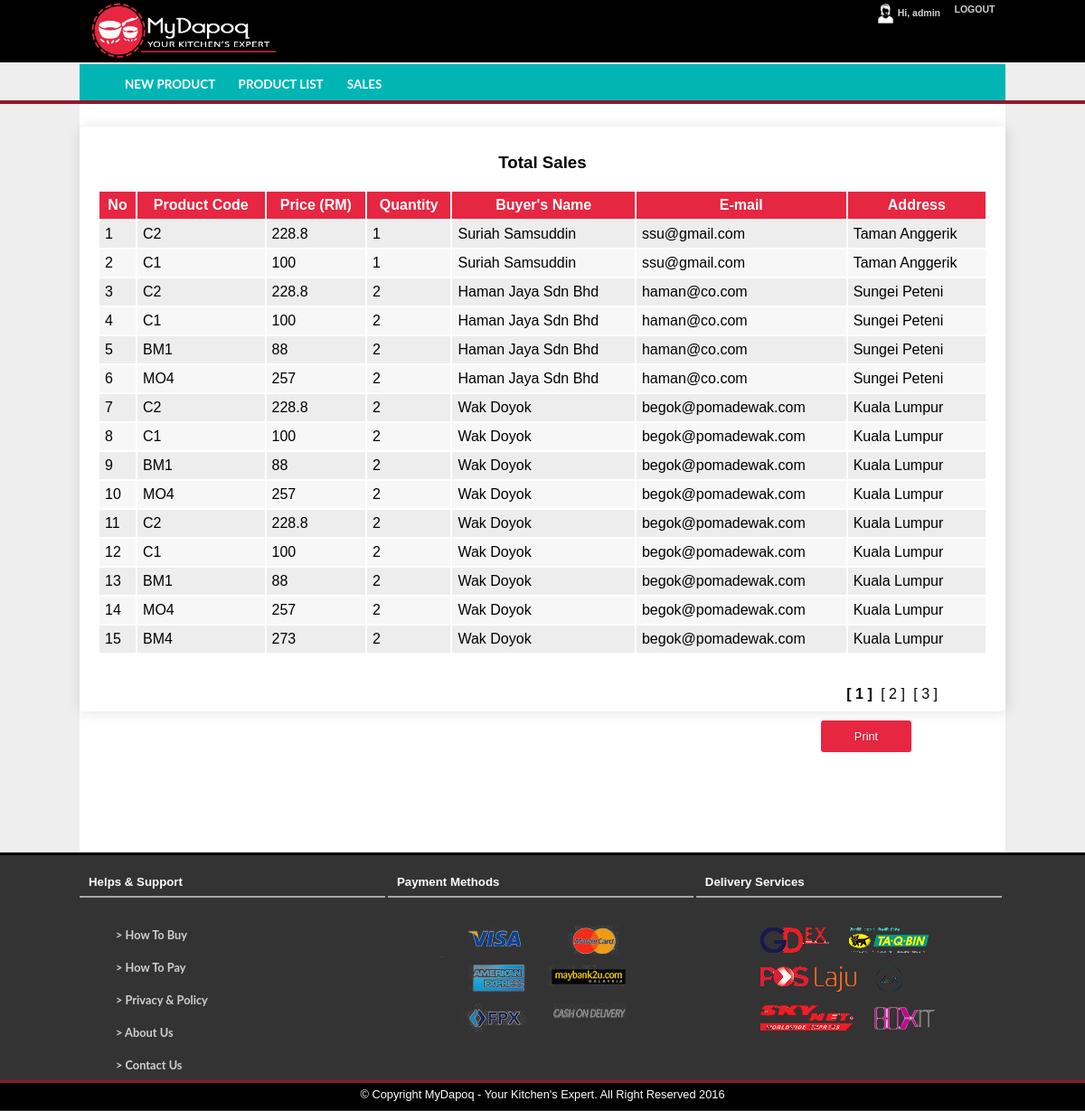
Page /sales.php (signed in) on the committed database.
### tables this page shows
CREATE TABLE IF NOT EXISTS `sales` (
  `id` int(11) NOT NULL,
  `id_customers` int(11) NOT NULL,
  `product_code` varchar(10) NOT NULL,
  `product_price` double NOT NULL,
  `quantity` int(11) NOT NULL,
  `status` varchar(50) NOT NULL
);

CREATE TABLE IF NOT EXISTS `customers` (
  `id` int(11) NOT NULL,
  `name` varchar(50) NOT NULL,
  `email` varchar(50) NOT NULL,
  `address` varchar(200) NOT NULL
);

### sales.php (the view, shortened to what this page needs)
<?php
	include('config.php');
?>
<!DOCTYPE html>
<html>
<head>
	<link href="css/style.css" rel="stylesheet" type="text/css">
</head>
<body>
<header>
	<?php include('nav-top.php'); ?>
</header>
<nav>
	<?php include('nav-menu.php'); ?>
</nav>
<div class="container">
<div class="cart-view-table-back">
	<h3 align="center">Total Sales</h3>
<table width="100%" cellpadding="6">
	<thead>
		<th>No</th><th>Product Code</th><th>Price (RM)</th><th>Quantity</th><th>Buyer's Name</th><th>E-mail</th><th>Address</th>
	</thead>
	<tbody>
		<?php
		$results_per_page = 15;
		if(isset($_GET["page"])) {$page  = $_GET["page"]; } else { $page=1; };
		$start_from = ($page-1) * $results_per_page;
		$sql = "SELECT * FROM sales LEFT JOIN customers ON sales.id_customers = customers.id ORDER BY sales.id
				LIMIT $start_from, ".$results_per_page;
		$result = $conn->query($sql);
		$i = 0;
		while ($row = mysqli_fetch_assoc($result)) {
			$i++;
		?>
	    <tr>
	       <td><?= $i ?></td>
	       <td><?= $row['product_code']; ?></td>
	       <td><?= $row['product_price']; ?></td>
	       <td><?= $row['quantity']; ?></td>
	       <td><?= $row['name']; ?></td>
	       <td><?= $row['email']; ?></td>
	       <td><?= $row['address']; ?></td>
	    </tr>
		<?php
		    }
		?>
	</tbody>
</table>
	<div class="list-page">
	<?php
		$sql = "SELECT COUNT(ID) AS total FROM sales ";
		$result = $conn->query($sql);
		$row = $result->fetch_assoc();
		$total_pages = ceil($row["total"] / $results_per_page);
		for ($i=1; $i<=$total_pages; $i++) {
		            echo "<a href='sales.php?page=".$i."'";
		            if ($i==$page)  echo " class='curPage'";
		            echo ">[ " .$i." ]</a> ";
		};
	?>
	</div>
</div>
<div class="print">
	<button onclick="window.print();">Print</button>
</div>
</div>
<footer>
	<?php include('footer.php'); ?>
</footer>
</body>
</html>

### css/style.css (style rules this page uses)
body { margin: 0; padding: 0; font-family: Helvetica; background-color: #eee; }
header { background-color: #eee; border-bottom: 4px solid #8d192a; height: 111px; }
.container { background-color: #fff; max-width: 1024px; min-height: 768px; margin: auto; padding-top: 15px; padding-bottom: 45px; }
nav { background-color: #01B5B5; width: 1024px; height: 40px; margin-top: -63px; margin-right: auto; margin-left: auto; font-size: 1.2em; border-bottom: 4px solid #8d192a; }
button, .button { background: #e72641; min-width: 100px; border: none; padding: 10px; display: inline-block; text-align: center; cursor: pointer; text-decoration: none; color: #fff; min-height: 15px; text-shadow: 1px 1px 1px rgba(0, 0, 0, 0.25); border-radius: 3px; font-size: 0.8em; }
.cart-item-table, .cart-view-table-back { max-width: 100%; background-color: #fff; margin-top: 10px; margin-left: auto; margin-right: auto; padding: 2px; box-shadow: 1px 1px 15px rgba(0, 0, 0, 0.12); }
.cart-view-table-back { padding: 10px 20px 10px 20px; border-radius: 5px; }
.cart-view-table-back thead { background: #e72641; color: #fff; }
.cart-view-table-back table tbody tr:nth-child(even) { background: #f7f7f7; }
.cart-view-table-back table tbody tr:nth-child(odd) { height: 7px; background: #ededed; }
.cart-view-table-back table tbody td { height: 50%; }
.cart-view-table-back a { text-decoration: none; color: #000; font-size: 1em; padding-right: 5px; }
.curPage { font-weight: bold; font-size: 1em; }
.list-page { margin-top: 35px; text-align: right; padding-right: 50px; }
.list-page a { color: #000; text-decoration: none; }
.print { margin-top: 10px; margin-left: 820px; margin-bottom: 20px; }
footer { height: 283px; background-color: #333; border-top: 3px solid #000; }

### rows in the picture
sales: product_code "C2", product_price "228.8", quantity "1", id_customers.name "Suriah Samsuddin", id_customers.email "ssu@gmail.com", id_customers.address "Taman Anggerik"
sales: product_code "C1", product_price "100", quantity "1", id_customers.name "Suriah Samsuddin", id_customers.email "ssu@gmail.com", id_customers.address "Taman Anggerik"
sales: product_code "C2", product_price "228.8", quantity "2", id_customers.name "Haman Jaya Sdn Bhd", id_customers.email "haman@co.com", id_customers.address "Sungei Peteni"
sales: product_code "C1", product_price "100", quantity "2", id_customers.name "Haman Jaya Sdn Bhd", id_customers.email "haman@co.com", id_customers.address "Sungei Peteni"
sales: product_code "BM1", product_price "88", quantity "2", id_customers.name "Haman Jaya Sdn Bhd", id_customers.email "haman@co.com", id_customers.address "Sungei Peteni"
sales: product_code "MO4", product_price "257", quantity "2", id_customers.name "Haman Jaya Sdn Bhd", id_customers.email "haman@co.com", id_customers.address "Sungei Peteni"
sales: product_code "C2", product_price "228.8", quantity "2", id_customers.name "Wak Doyok", id_customers.email "begok@pomadewak.com", id_customers.address "Kuala Lumpur"
sales: product_code "C1", product_price "100", quantity "2", id_customers.name "Wak Doyok", id_customers.email "begok@pomadewak.com", id_customers.address "Kuala Lumpur"
sales: product_code "BM1", product_price "88", quantity "2", id_customers.name "Wak Doyok", id_customers.email "begok@pomadewak.com", id_customers.address "Kuala Lumpur"
sales: product_code "MO4", product_price "257", quantity "2", id_customers.name "Wak Doyok", id_customers.email "begok@pomadewak.com", id_customers.address "Kuala Lumpur"
sales: product_code "C2", product_price "228.8", quantity "2", id_customers.name "Wak Doyok", id_customers.email "begok@pomadewak.com", id_customers.address "Kuala Lumpur"
sales: product_code "C1", product_price "100", quantity "2", id_customers.name "Wak Doyok", id_customers.email "begok@pomadewak.com", id_customers.address "Kuala Lumpur"
sales: product_code "BM1", product_price "88", quantity "2", id_customers.name "Wak Doyok", id_customers.email "begok@pomadewak.com", id_customers.address "Kuala Lumpur"
sales: product_code "MO4", product_price "257", quantity "2", id_customers.name "Wak Doyok", id_customers.email "begok@pomadewak.com", id_customers.address "Kuala Lumpur"
sales: product_code "BM4", product_price "273", quantity "2", id_customers.name "Wak Doyok", id_customers.email "begok@pomadewak.com", id_customers.address "Kuala Lumpur"

### other values in the picture
$_SESSION['username'] "admin"
